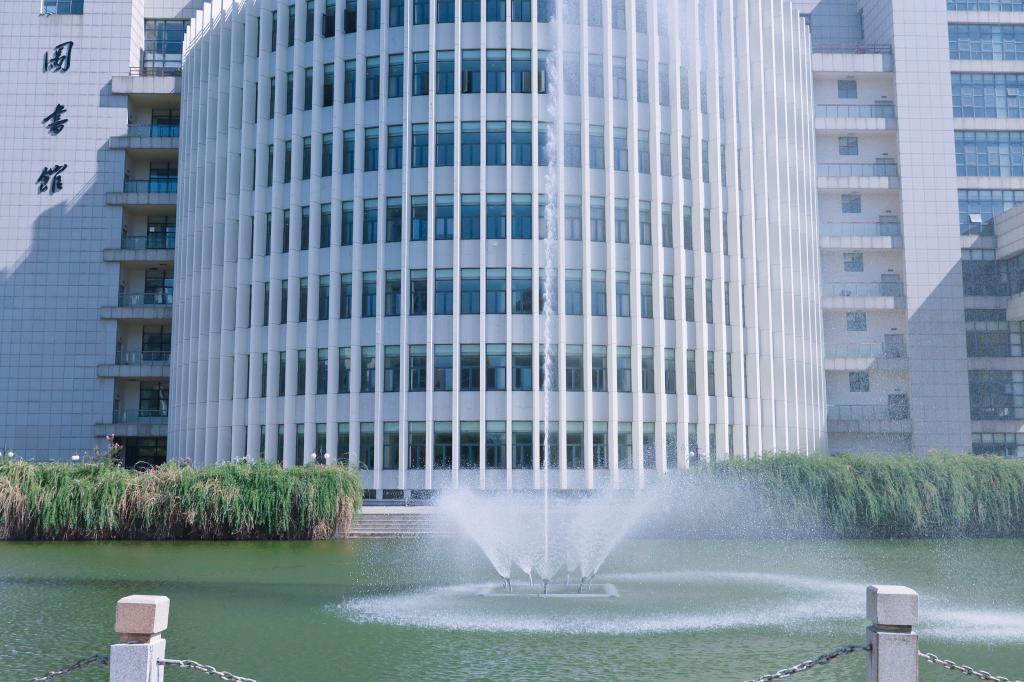
#> input picture img/imgae1.jpg, 1024 x 682 px
$ python main.py
#> lines starting #> are read from the running program, lines starting #| are printed output that depends on the picture
import cv2 as cv
import matplotlib.pyplot as plt
import numpy as np

# 读取灰度图片
img = cv.imread('../img/imgae1.jpg', 0)
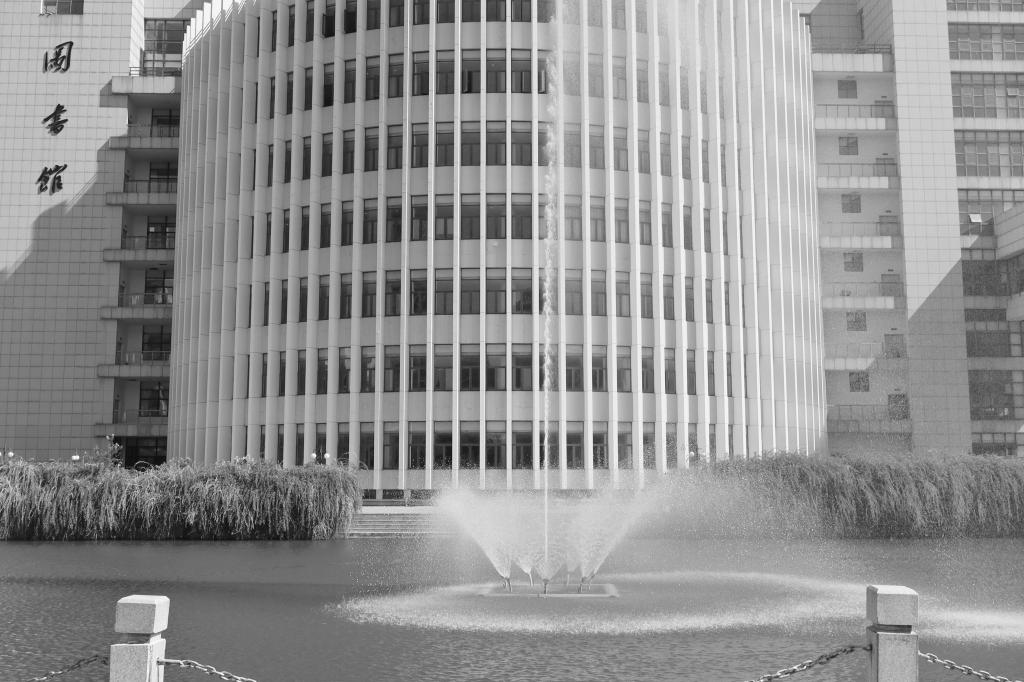
#> img: shape (682, 1024); min 0, max 255, mean 145.3

#laplacian_rgb = cv.Laplacian(dft_shift, cv.CV_64F)

# 空间域拉普拉斯算子
laplacian_kernel = np.array([[0, 1, 0],
                              [1, -4, 1],
                              [0, 1, 0]])
laplacian_space = cv.filter2D(img, -1, laplacian_kernel)
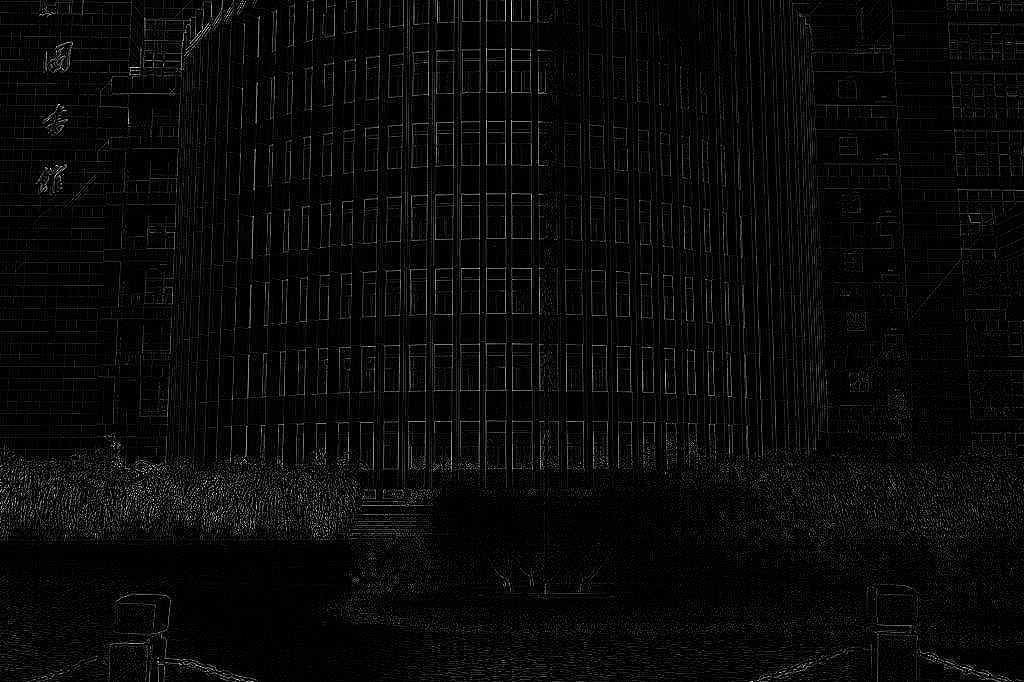
#> laplacian_space: shape (682, 1024); min 0, max 255, mean 9

# 频率域拉普拉斯算子
# 将图像转换到频域
dft = cv.dft(np.float32(img), flags=cv.DFT_COMPLEX_OUTPUT)
dft_shift = np.fft.fftshift(dft)

# 生成拉普拉斯算子的频率响应
rows, cols = img.shape
#> rows = 682; cols = 1024
crow, ccol = rows // 2, cols // 2
#> crow = 341; ccol = 512
laplacian_freq = np.zeros((rows, cols, 2), np.float32)

# 拉普拉斯算子的频率响应
for i in range(rows):
    for j in range(cols):
        D = np.sqrt((i - crow) ** 2 + (j - ccol) ** 2)
        laplacian_freq[i, j] = -D**2

# 应用频率域拉普拉斯算子
filtered_dft = dft_shift * laplacian_freq
f_ishift = np.fft.ifftshift(filtered_dft)
img_back_freq = cv.idft(f_ishift)
img_back_freq = cv.magnitude(img_back_freq[:, :, 0], img_back_freq[:, :, 1])

# 显示结果
plt.figure(figsize=(12, 10))
plt.subplot(1, 3, 1), plt.imshow(img, cmap='gray'), plt.title('Original Image'), plt.axis('off')
plt.subplot(1, 3, 2), plt.imshow(laplacian_space, cmap='gray'), plt.title('Laplacian (Spatial Domain)'), plt.axis('off')
plt.subplot(1, 3, 3), plt.imshow(img_back_freq, cmap='gray'), plt.title('Laplacian (Frequency Domain)'), plt.axis('off')

plt.savefig('../result/I/result.jpg', bbox_inches='tight', pad_inches=0)
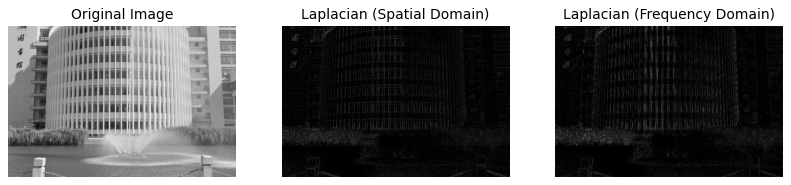
#> figure drawn by matplotlib, 3 panels
plt.show()

$ run again, with img/face1.jpg copied over img/imgae1.jpg
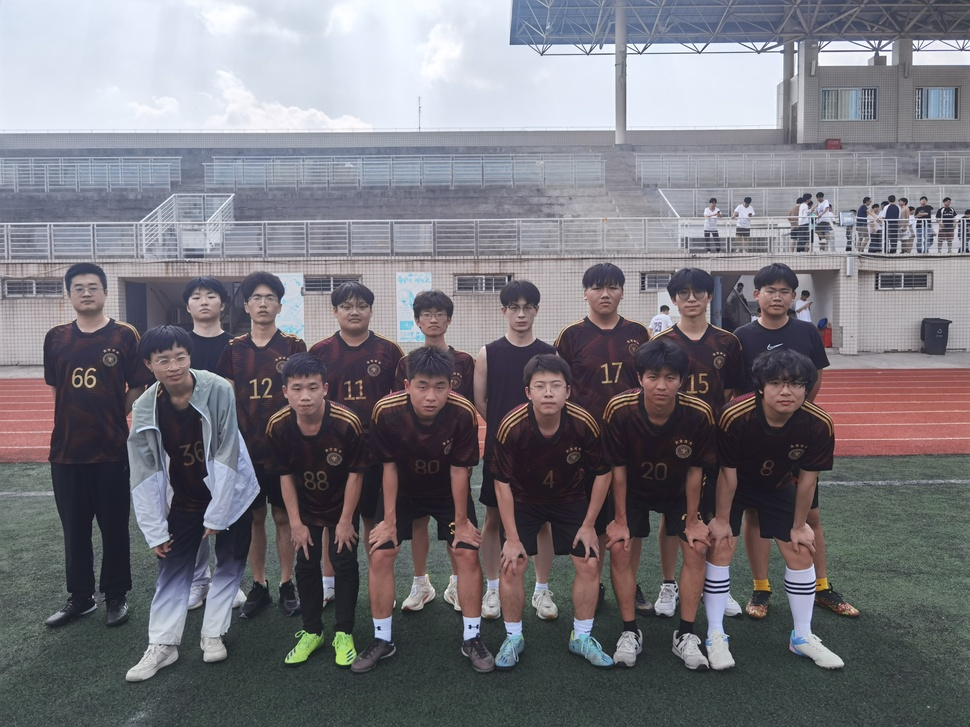
#> input picture img/face1.jpg, 970 x 727 px, shrunk from 4096 x 3072 before the run
#> `laplacian_space = cv.filter2D(img, -1, laplacian_kernel)`:
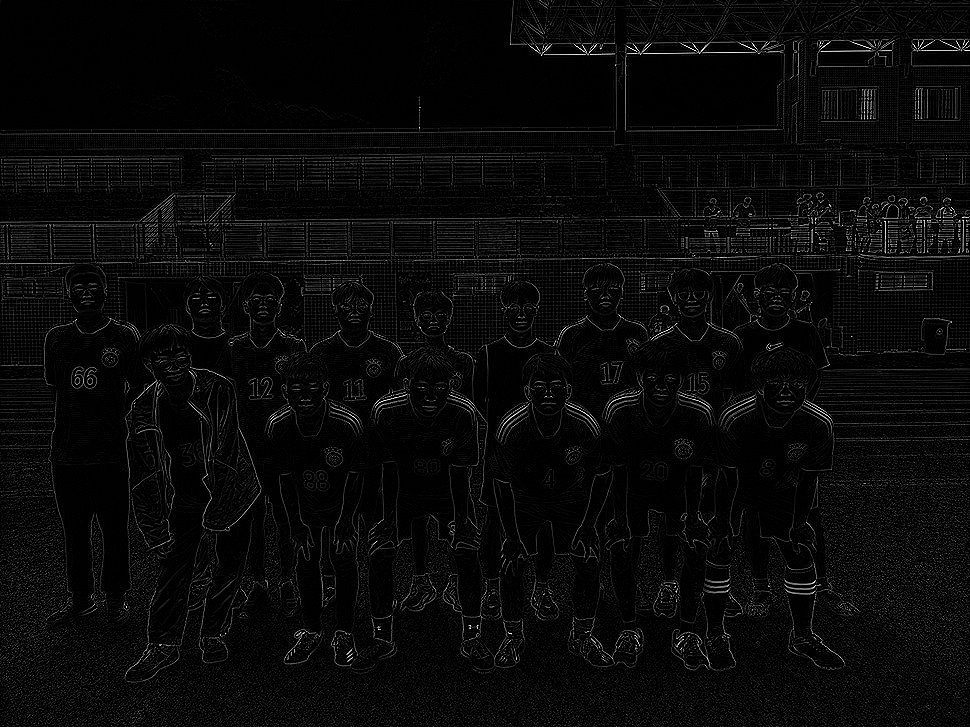
#> laplacian_space: shape (727, 970); min 0, max 255, mean 9.4
#> `plt.savefig('../result/I/result.jpg', bbox_inches='tight', pad_inches=0)`:
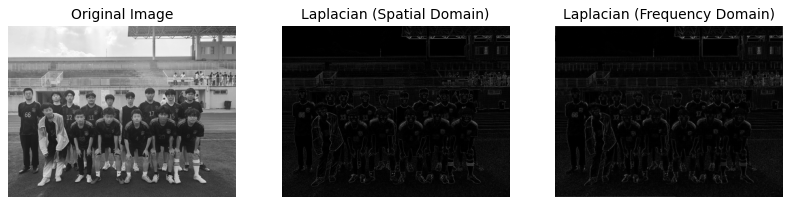
#> figure drawn by matplotlib, 3 panels

$ run again, with img/1.png saved as img/imgae1.jpg
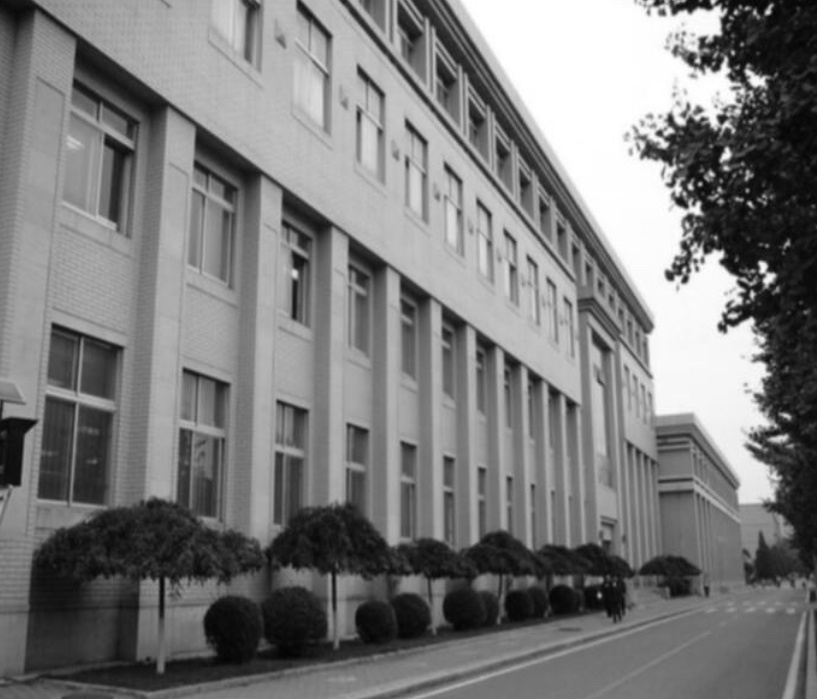
#> input picture img/1.png, 817 x 699 px
#> img is the input picture: shape (699, 817); min 3, max 255, mean 123.3
#> `laplacian_space = cv.filter2D(img, -1, laplacian_kernel)`:
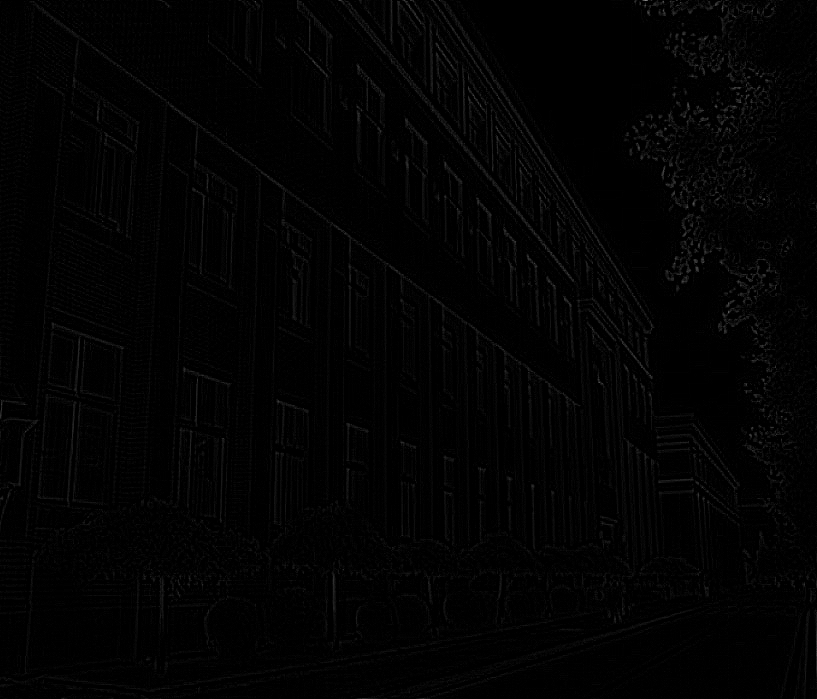
#> laplacian_space: shape (699, 817); min 0, max 136, mean 2.6
#> `plt.savefig('../result/I/result.jpg', bbox_inches='tight', pad_inches=0)`:
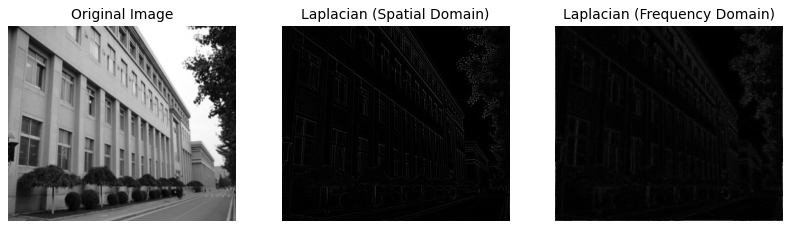
#> figure drawn by matplotlib, 3 panels
